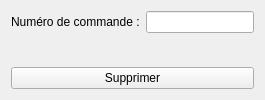
                                <widget class="QWidget" name="tabSupprimer_cmd">
                                  <attribute name="title">
                                    <string>Supprimer une commande</string>
                                  </attribute>
                                  <layout class="QVBoxLayout" name="vertical_supprimer_cmd">
                                    <item>
                                      <layout class="QFormLayout" name="formSuppr_cmd">
                                        <item row="0" column="0">
                                          <widget class="QLabel" name="labelIdSuppr">
                                            <property name="text">
                                              <string>Numéro de commande :</string>
                                            </property>
                                          </widget>
                                        </item>
                                        <item row="0" column="1">
                                          <widget class="QLineEdit" name="lineIdSuppr" />
                                        </item>
                                      </layout>
                                    </item>
                                    <item>
                                      <widget class="QPushButton" name="btnSupprimerConfirm_cmd">
                                        <property name="text">
                                          <string>Supprimer</string>
                                        </property>
                                      </widget>
                                    </item>
                                  </layout>
                                </widget>
